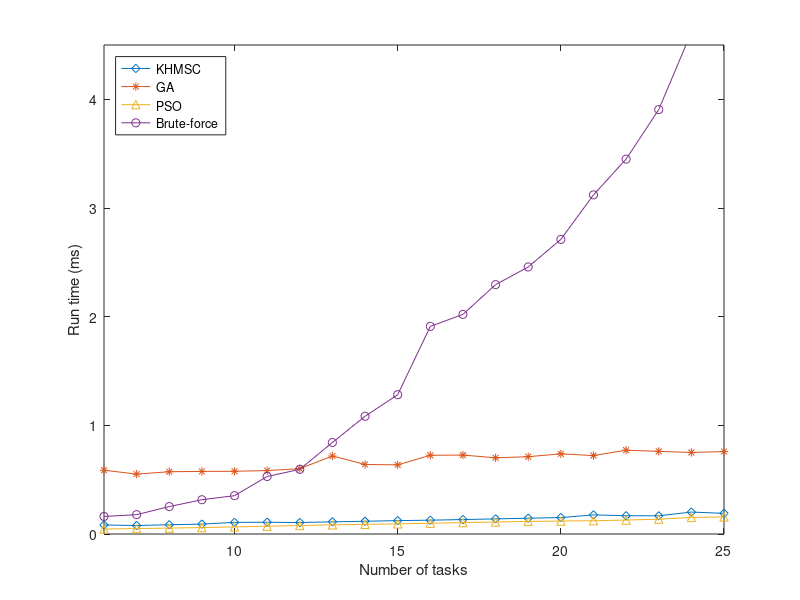

Write MATLAB code to recreate this figure.
BF = load('Task-BruteForce-time.mat'); BF = BF.time;
KH = load('Task-KH-time.mat'); KH = KH.time;
PSO = load('Task-PSO-time.mat'); PSO = PSO.time;
GA = load('Task-GA-time.mat'); GA = GA.time;

perfix = 0.004
perfix_GA = 0.01
for i=1:20
    BF(i) = BF(i) + perfix*i;
    KH(i) = KH(i) + perfix*i;
    PSO(i) = PSO(i) + perfix*i;
    GA(i) = GA(i) + perfix_GA*i;
end

figure();
x = [6:25];

% semilogy(x, 1000.*KH.time, '-d', x, 1000.*GA.time, '-*', x, 1000.*PSO.time, '-^', x, 1000.*BF.time, '-o');
plot(x, KH, '-d', x, GA, '-*', x, PSO, '-^', x, BF, '-o');
xlim([6 25]);
ylim([0 4.5]);
xlabel('Number of tasks');
ylabel('Run time (ms)');
legend('KHMSC', 'GA','PSO', 'Brute-force', 'Location','NorthWest');
